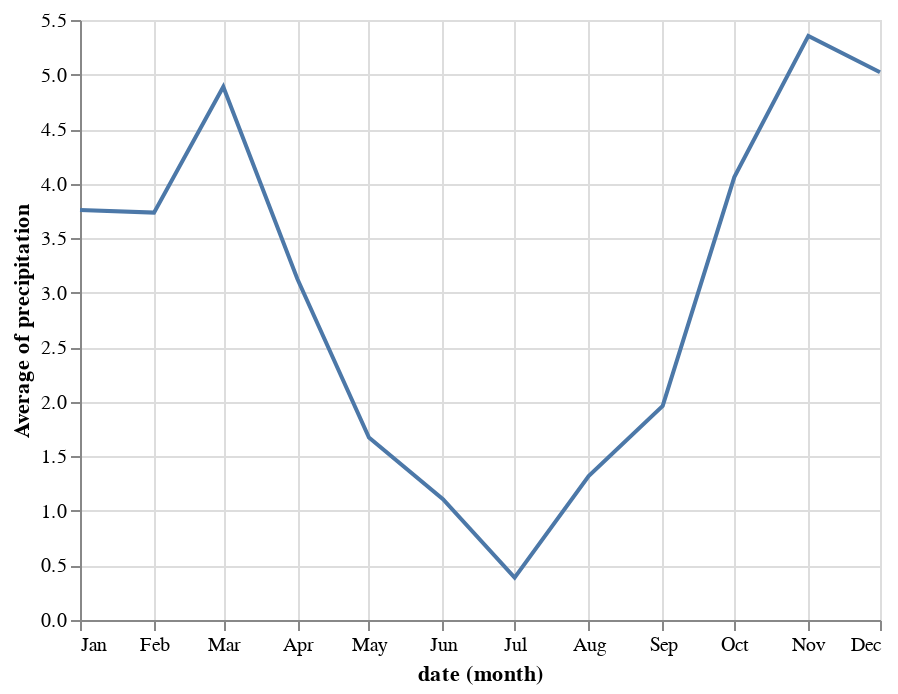

This figure's notebook cell:
### Code cell
alt.Chart(df).mark_line().encode(
    x='month(date):T',
    y='average(precipitation)'
)

### Figure 1 — Vega-Lite specification as saved in the notebook (floating-point values rounded to 4 significant figures; data arrays with more than 128 entries replaced by an {"elided": "..."} marker saying what was removed)
{"config": {"view": {"continuousWidth": 400, "continuousHeight": 300}}, "data": {"name": "data-830c39fec90146253fb06a06c26374ef"}, "mark": "line", "encoding": {"x": {"type": "temporal", "field": "date", "timeUnit": "month"}, "y": {"type": "quantitative", "aggregate": "average", "field": "precipitation"}}, "$schema": "https://vega.github.io/schema/vega-lite/v4.0.2.json", "datasets": {"data-830c39fec90146253fb06a06c26374ef": {"elided": "1461 records"}}}
